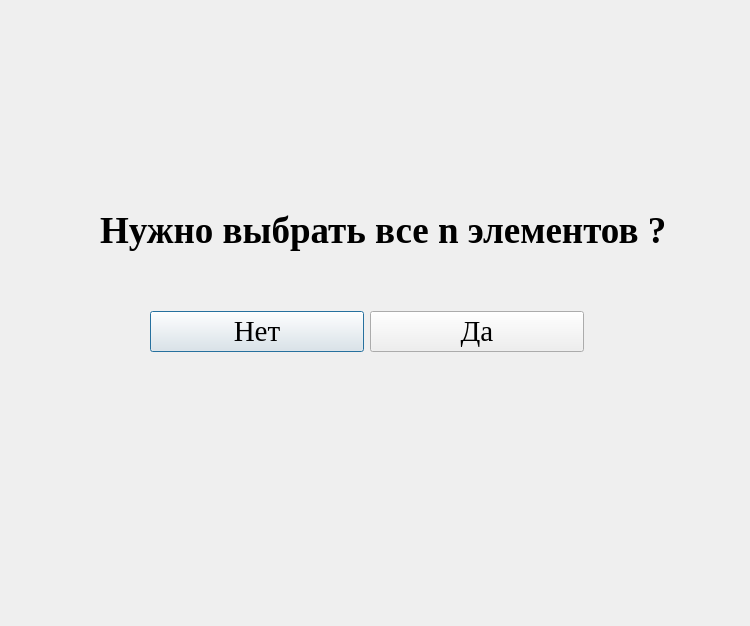
<?xml version="1.0" encoding="UTF-8"?>
<ui version="4.0">
 <class>Dialog</class>
 <widget class="QDialog" name="Dialog">
  <property name="geometry">
   <rect>
    <x>0</x>
    <y>0</y>
    <width>750</width>
    <height>626</height>
   </rect>
  </property>
  <property name="windowTitle">
   <string>Dialog</string>
  </property>
  <widget class="QLabel" name="label">
   <property name="geometry">
    <rect>
     <x>100</x>
     <y>210</y>
     <width>567</width>
     <height>41</height>
    </rect>
   </property>
   <property name="font">
    <font>
     <family>Times New Roman</family>
     <pointsize>28</pointsize>
     <bold>true</bold>
    </font>
   </property>
   <property name="text">
    <string>Нужно выбрать все n элементов ?</string>
   </property>
  </widget>
  <widget class="QWidget" name="layoutWidget">
   <property name="geometry">
    <rect>
     <x>150</x>
     <y>310</y>
     <width>434</width>
     <height>43</height>
    </rect>
   </property>
   <layout class="QHBoxLayout" name="horizontalLayout">
    <item>
     <widget class="QPushButton" name="choose_everything_el_no">
      <property name="font">
       <font>
        <family>Times New Roman</family>
        <pointsize>22</pointsize>
       </font>
      </property>
      <property name="text">
       <string>Нет</string>
      </property>
     </widget>
    </item>
    <item>
     <widget class="QPushButton" name="choose_everything_el_yes">
      <property name="font">
       <font>
        <family>Times New Roman</family>
        <pointsize>22</pointsize>
       </font>
      </property>
      <property name="text">
       <string>Да</string>
      </property>
     </widget>
    </item>
   </layout>
  </widget>
 </widget>
 <resources/>
 <connections/>
</ui>
